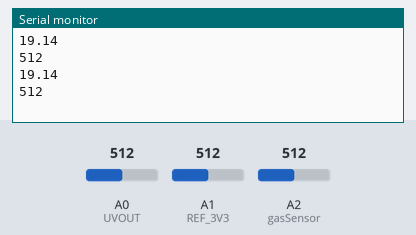
This sketch was run on a simulated Arduino Uno, built with avr-gcc and run on an emulated ATmega328P. Parts: the last lines printed to the serial monitor. Inputs (shaded band) come from the test bench; at power-on: A1 (REF_3V3) = 512, A0 (UVOUT) = 512, A2 (gasSensor) = 512.

Above: at 1.2 s.
1.3 s: A1 (REF_3V3) set to 0
At 2.8 s:
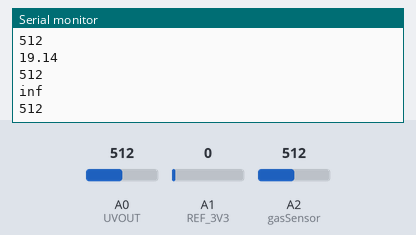
4.5 s: A0 (UVOUT) set to 0
At 5.8 s:
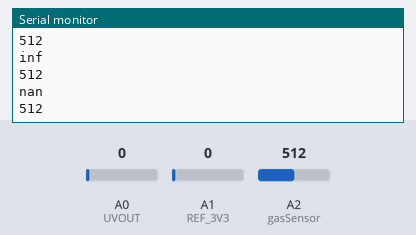
7.5 s: A2 (gasSensor) set to 716
At 8.4 s:
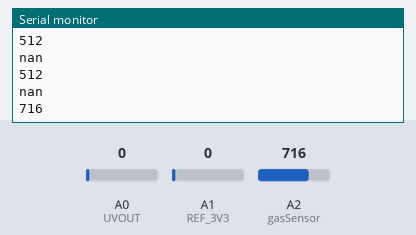
9.0 s: A1 (REF_3V3) set to 122
At 9.8 s:
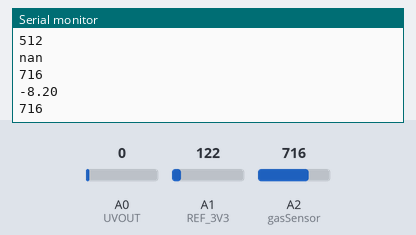
10.5 s: A2 (gasSensor) set to 900
At 11.8 s:
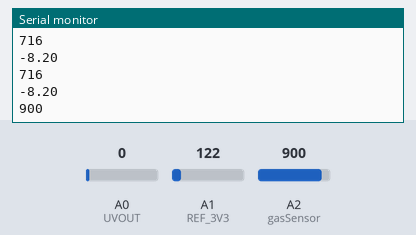
12.0 s: A0 (UVOUT) set to 306
At 12.8 s:
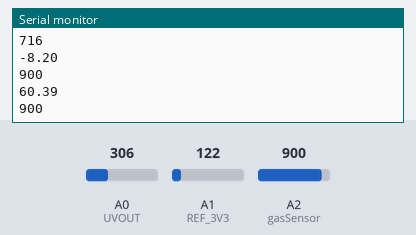
Timing chart, 0 to 14.5 s (numbered marks = the images above; inputs shaded):
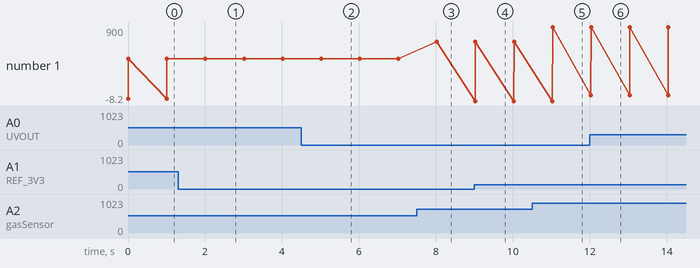

Measured:
- after the input at 1.3 s, the serial monitor: prints a new line after 0.71 s (image 1)
- after the input at 4.5 s, the serial monitor: prints a new line after 0.51 s (image 2)
- after the input at 7.5 s, the serial monitor: prints a new line after 0.53 s (image 3)
- after the input at 9.0 s, the serial monitor: prints a new line at once (image 4)
- after the input at 10.5 s, the serial monitor: prints a new line after 0.53 s (image 5)
- after the input at 12.0 s, the serial monitor: prints a new line at once (image 6)
- plotted number 1: 512 → 716 after the input at 7.5 s, 716 → 900 after the input at 10.5 s

The sketch:

PiHat.ino
```cpp
/*
This is the arduino code for the PiHat.
 It consists of a GYML8511 UV sensor and a TGS2602 air quality sensor.

 The GYML8511 is connected to the arduino board as follows:
 VIN = NOT CONNECTED
 3.3V = 3.3V
 GND = GND
 OUT = A0
 EN = 3.3v
 3.3V = A1

 The 3.3V connected to EN and A1 is all from the original 3.3V input on the breadboard.
 The A1 is used as an accurate reference level to campare with the reading from the sensor to get a true-to-life reading.

 The TGS2602 is connected as follows:
 Pin 1 = GND
 Pin 2 = GND + a 10K carbon film resistor
 Pin 3 = 5V
 Pin 4 = 5v
 */

//Hardware Pin Definitions
int UVOUT = A0;
int REF_3V3 = A1;
int gasSensor = A2;

int gasVal = 0;

void setup(){
  Serial.begin(9600);

  pinMode(UVOUT, INPUT);
  pinMode(REF_3V3, INPUT);
  pinMode(gasSensor, INPUT);
  //Serial.println("PiHat Ready to Go!");

}

void loop(){
  int uvLevel = averageAnalogRead(UVOUT);
  int refLevel = averageAnalogRead(REF_3V3);

  //Use the 3.3V power pin as a reference to get a very accurate output value from sensor
  float outputVoltage = 3.3 / refLevel * uvLevel;

  float uvIntensity = mapfloat(outputVoltage, 0.99, 2.8, 0.0, 15.0); //Convert the voltage to a UV intensity level
  /*
  Serial.print("Output: ");
  Serial.print(refLevel);

  Serial.print(" / ML8511 output: ");
  Serial.print(uvLevel);

  Serial.print(" / ML8511 voltage: ");
  Serial.print(outputVoltage);

  Serial.print(" / UV Intensity (mW/cm^2): ");
  */
  //Serial.print("UV Intensity (mw/cm^2): ");
  Serial.println(uvIntensity);

  //Serial.println();

  gasVal = analogRead(gasSensor);
  //Serial.print("Gas Value: ");
  Serial.println(gasVal);
  //Serial.println();

  delay(1000);
}

//Takes an average of readings on a given pin
//Returns the average
int averageAnalogRead(int pinToRead)
{
  byte numberOfReadings = 8;
  unsigned int runningValue = 0;

  for(int x = 0 ; x < numberOfReadings ; x++)
    runningValue += analogRead(pinToRead);
  runningValue /= numberOfReadings;

  return(runningValue);
}

//The Arduino Map function but for floats
//From: http://forum.arduino.cc/index.php?topic=3922.0
float mapfloat(float x, float in_min, float in_max, float out_min, float out_max)
{
  return (x - in_min) * (out_max - out_min) / (in_max - in_min) + out_min;
}
```
